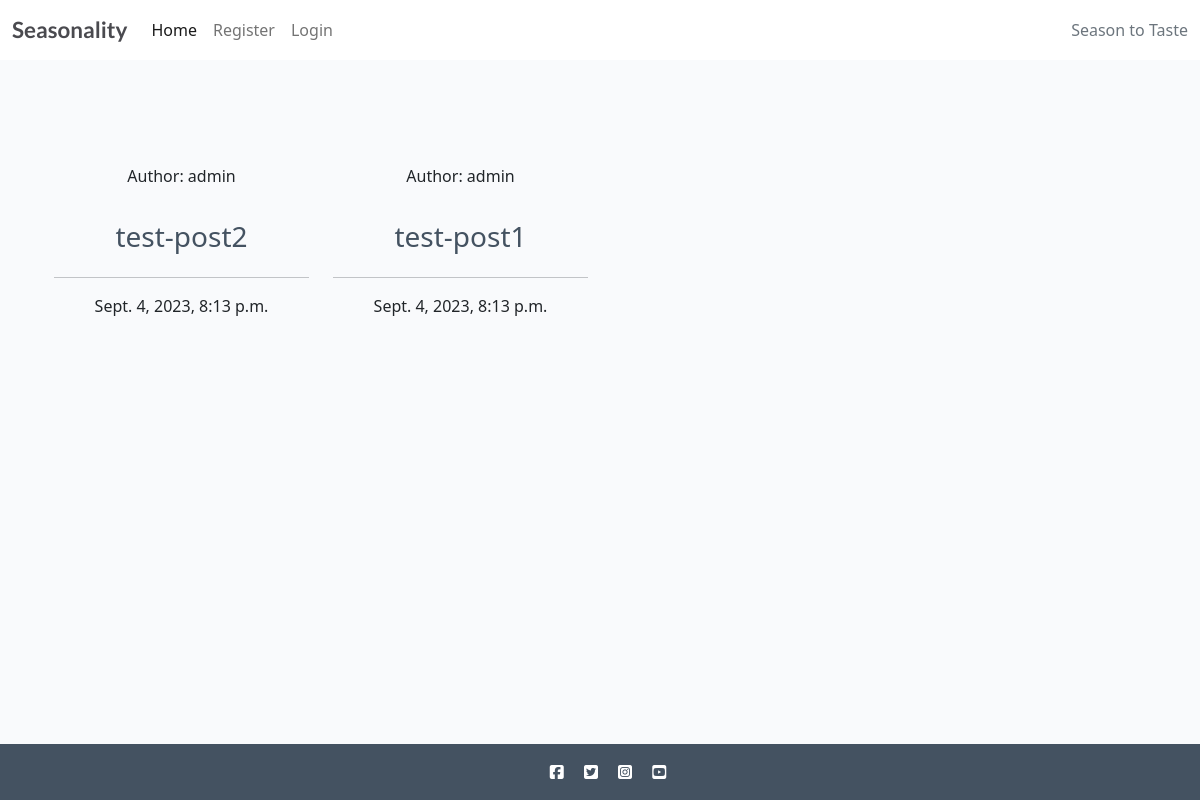
The page / on the database its author committed.
### recipebook/models.py (models this page shows, shortened)
class Recipe(models.Model):
    class NewManager(models.Manager):
        def get_queryset(self):
            return super().get_queryset() .filter()
    title = models.CharField(max_length=200, unique=True)
    slug = models.SlugField(max_length=200, unique=True)
    author = models.ForeignKey(
        User, on_delete=models.CASCADE, related_name="recipes"
    )
    diet = models.ForeignKey(
        Diet, on_delete=models.CASCADE, default=True, null=False)
    season = models.ForeignKey(
        Season, on_delete=models.CASCADE, default=True, null=False)
    featured_image = CloudinaryField('image', default='placeholder')
    updated_on = models.DateTimeField(auto_now=True)
    content = models.TextField()
    created_on = models.DateTimeField(auto_now_add=True)
    status = models.IntegerField(choices=STATUS, default=0)
    ingredients = models.TextField(default='placeholder')
    calories = models.IntegerField(default=0)
    fat = models.IntegerField(default=0)
    protein = models.IntegerField(default=0)
    carbs = models.IntegerField(default=0)
    servs = models.IntegerField(default=0)
    favourites = models.ManyToManyField(
        User, related_name='favourite', default=None, blank=True)
    objects = models.Manager()  # default manager
    newmanager = NewManager()  # custom manager
    class Meta:
        ordering = ["-created_on"]

### recipebook/views.py (the view)
# urls.py: path('', views.RecipeList.as_view(), name="home"),
class RecipeList(generic.ListView):
    model = Recipe
    queryset = Recipe.objects.filter(status=1).order_by('-created_on')
    template_name = 'index.html'
    paginate_by = 4

### templates/index.html (shortened to what this page needs)
{% extends "base/base.html" %}
{% block content %}
<div class="container-fluid">
    <div class="container text-center my-3">
        <div class="row mx-auto my-auto">
            <div id="myCarousel" class="carousel slide w-100" data-ride="carousel">
                <div class="carousel-inner" role="listbox">
                    <div class="carousel-item py-5 active">
                        <div class="row">
                            {% for recipe in recipe_list %}
                                <div class="col-md-3">
                                    <div class="card md-3">
                                        <div class="card-body">
                                            <div class="image-flash">
                                                <p class="author">Author: {{ recipe.author }}</p>
                                            </div>
                                        </div>
                                        <a href="{% url 'recipe_detail' recipe.slug  %}" class="recipe-link">
                                            <h3 class="card-title">{{ recipe.title }}</h3>
                                        </a>
                                        <hr />
                                        <p class="card-text text-muted-6">{{ recipe.created_on }}</p>
                                    </div>
                                </div>
                            {% endfor %}
                        </div>
                    </div>
                </div>
            </div>
        </div>
    </div>
</div>
{%endblock%}

### static/css/style.css (style rules this page uses)
body { background-color: #F9FAFC; }
.main-bg { background-color: #F9FAFC; }
.card { border: none; background-color: transparent; }
.recipe-link { text-decoration: none; color: #445261; }

### rows shown on the page
Recipe: author "admin", title "test-post2", created_on "Sept. 4, 2023, 8:13 p.m."
Recipe: author "admin", title "test-post1", created_on "Sept. 4, 2023, 8:13 p.m."
